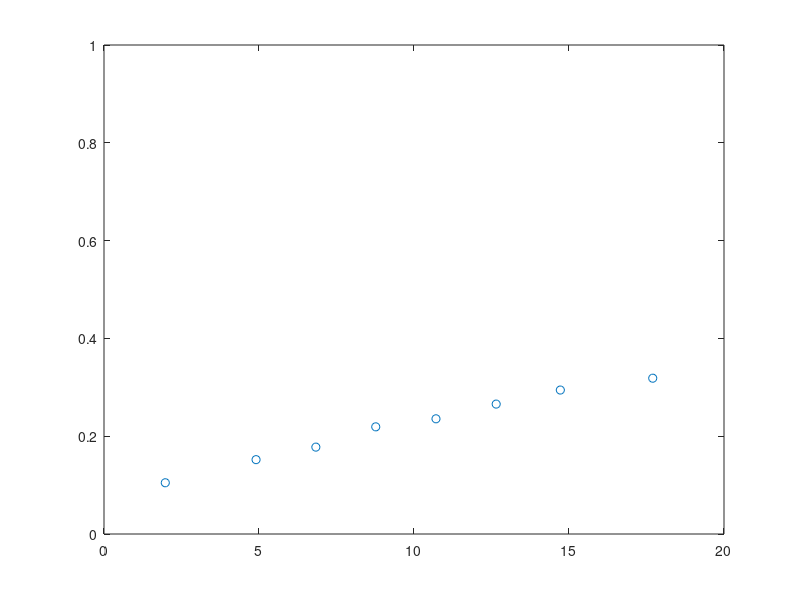

This figure's MATLAB source:
load dist.txt

x=dist(:,1);
y=dist(:,2)
z=x.*y;
plot(x,z,'o')

axis([0 20 0 1])
b=polyfit(x,z,1)

2.05-b(2)-10*b(1)
% for amp: 0.03*R + 0.23 + 1.51

load dir.txt

x=dir(:,1);
y=dir(:,2)
z=x.*y;
plot(x,z,'o')

axis([0 20 0 1])
b=polyfit(x,z,1)

0.85-b(2)-10*b(1)
% for dir: 0.014*R + 0.085 + 0.626
